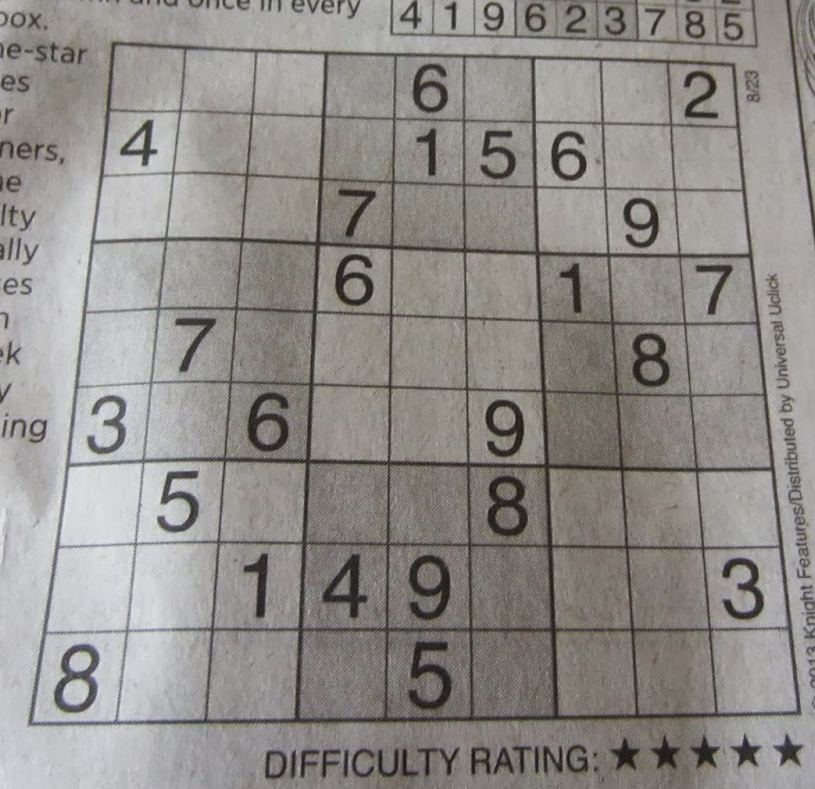
#> input picture MasterOpenCV_Alberto/7/sudoku.png, 815 x 789 px
$ python thresholding_scikit_image_techniques.py
#> lines starting #> are read from the running program, lines starting #| are printed output that depends on the picture; after the words box and inside, x2 and y2 are one past the last pixel; in counts of white or black regions, pixels touching at a corner belong together
"""
Thresholding example (Otsu's binarization algorithm) using scikit-image
"""

# Import required packages:
import cv2
import matplotlib.pyplot as plt
from skimage.filters import (threshold_otsu, threshold_triangle, threshold_niblack, threshold_sauvola)
from skimage import img_as_ubyte


def show_img_with_matplotlib(color_img, title, pos):
    """Shows an image using matplotlib capabilities"""

    # Convert BGR image to RGB
    img_RGB = color_img[:, :, ::-1]

    ax = plt.subplot(2, 3, pos)
    plt.imshow(img_RGB)
    plt.title(title)
    plt.axis('off')


# Create the dimensions of the figure and set title:
fig = plt.figure(figsize=(12, 8))
plt.suptitle("Thresholding scikit-image (Otsu, Triangle, Niblack, Sauvola)", fontsize=14, fontweight='bold')
fig.patch.set_facecolor('silver')

# Load the image and convert it to grayscale:
image = cv2.imread('sudoku.png')
#> image is the input picture: shape (789, 815, 3); mean B, G, R 136.9, 140.8, 143.8
gray_image = cv2.cvtColor(image, cv2.COLOR_BGR2GRAY)

# Calculate histogram (only for visualization):
hist = cv2.calcHist([gray_image], [0], None, [256], [0, 256])
#> hist = 256 values, max 9484 at index 148, min 0 at index 0, mean 2511.9

# Trying Otsu's scikit-image algorithm:
thresh_otsu = threshold_otsu(gray_image)
#> thresh_otsu = 134
binary_otsu = gray_image > thresh_otsu
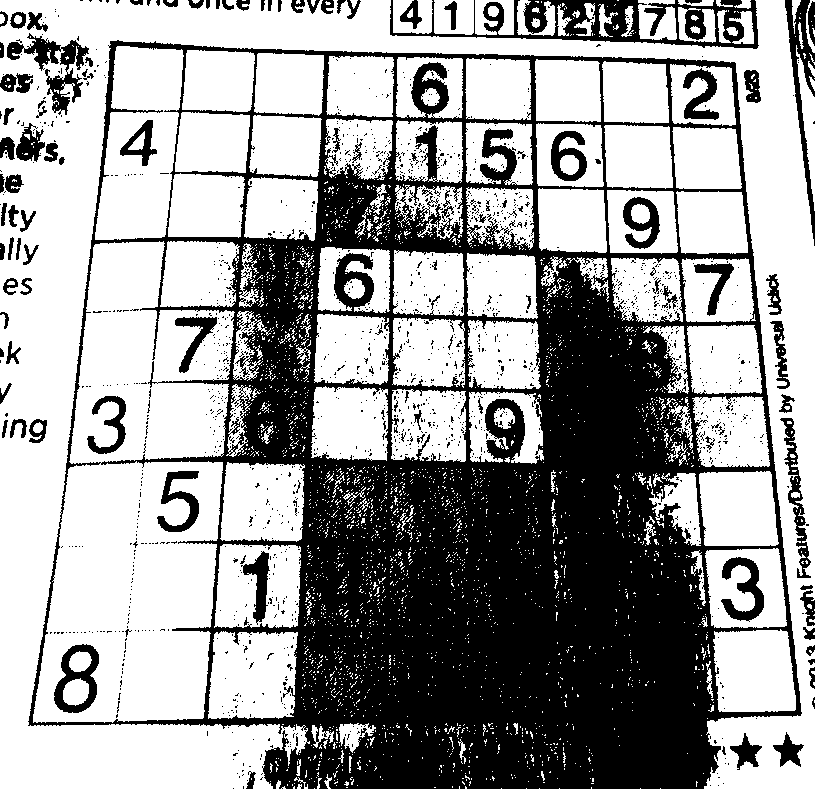
#> binary_otsu: shape (789, 815) bool; 61.4% white; 1642 black regions (1530 under 20 px), largest, box (x1, y1, x2, y2) and area: (28, 40, 802, 789) 211369, (390, 0, 759, 49) 6668, (7, 33, 89, 115) 2032
binary_otsu = img_as_ubyte(binary_otsu)

# Trying Niblack's scikit-image algorithm:
thresh_niblack = threshold_niblack(gray_image, window_size=25, k=0.8)
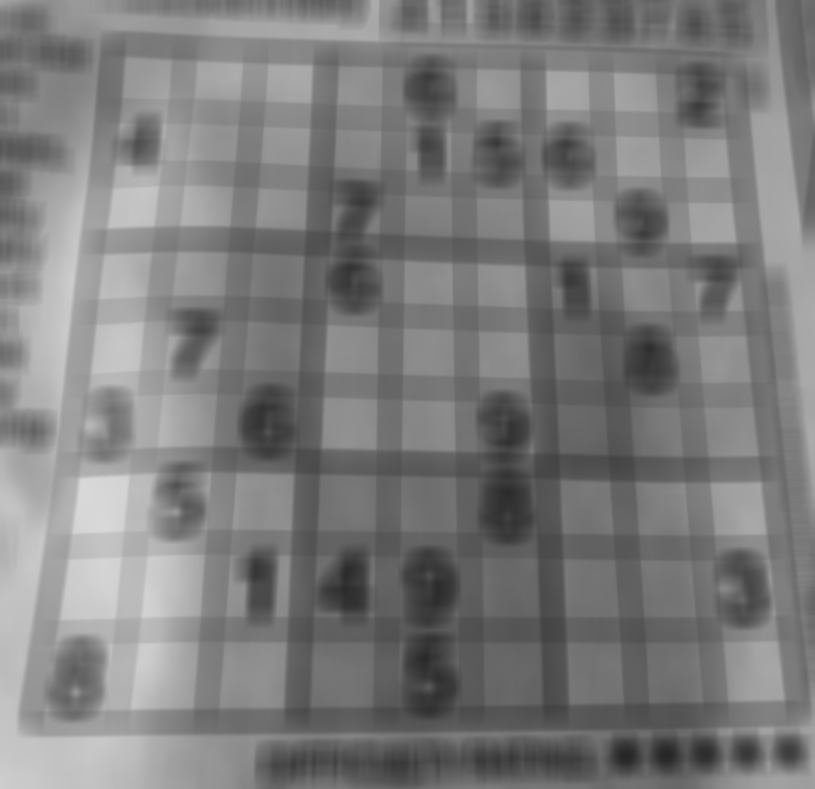
#> thresh_niblack: shape (789, 815) float64; min 39.03, max 217.1, mean 124.5
binary_niblack = gray_image > thresh_niblack
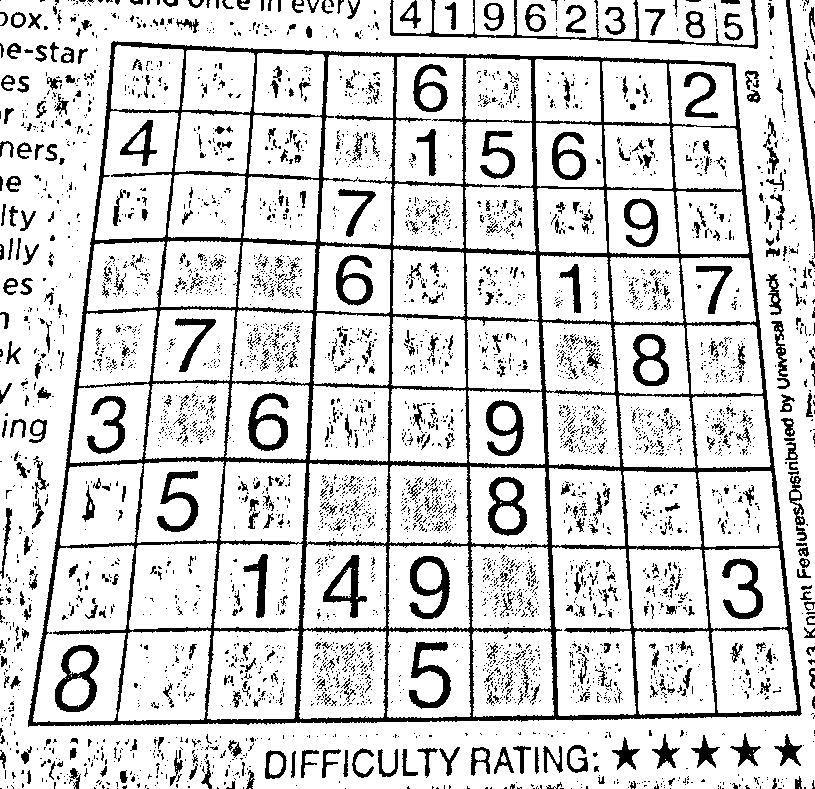
#> binary_niblack: shape (789, 815) bool; 83% white; 4317 black regions (3787 under 20 px), largest, box (x1, y1, x2, y2) and area: (28, 41, 802, 727) 45355, (390, 0, 758, 49) 1652, (55, 645, 99, 712) 1197
binary_niblack = img_as_ubyte(binary_niblack)

# Trying Sauvola's scikit-image algorithm:
thresh_sauvola = threshold_sauvola(gray_image, window_size=25)
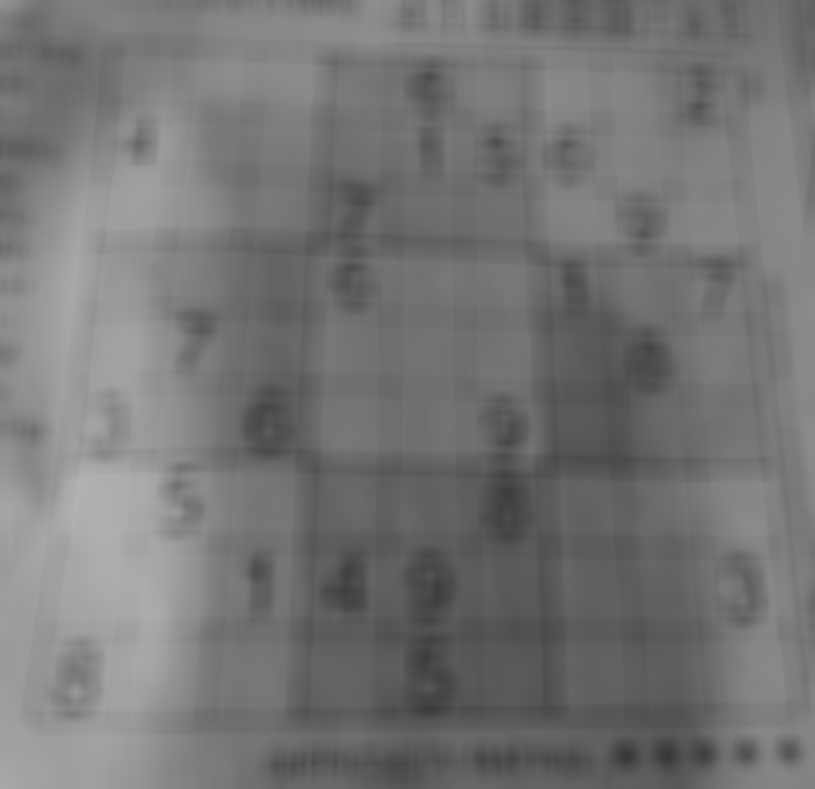
#> thresh_sauvola: shape (789, 815) float64; min 56.1, max 177.7, mean 117.4
binary_sauvola = gray_image > thresh_sauvola
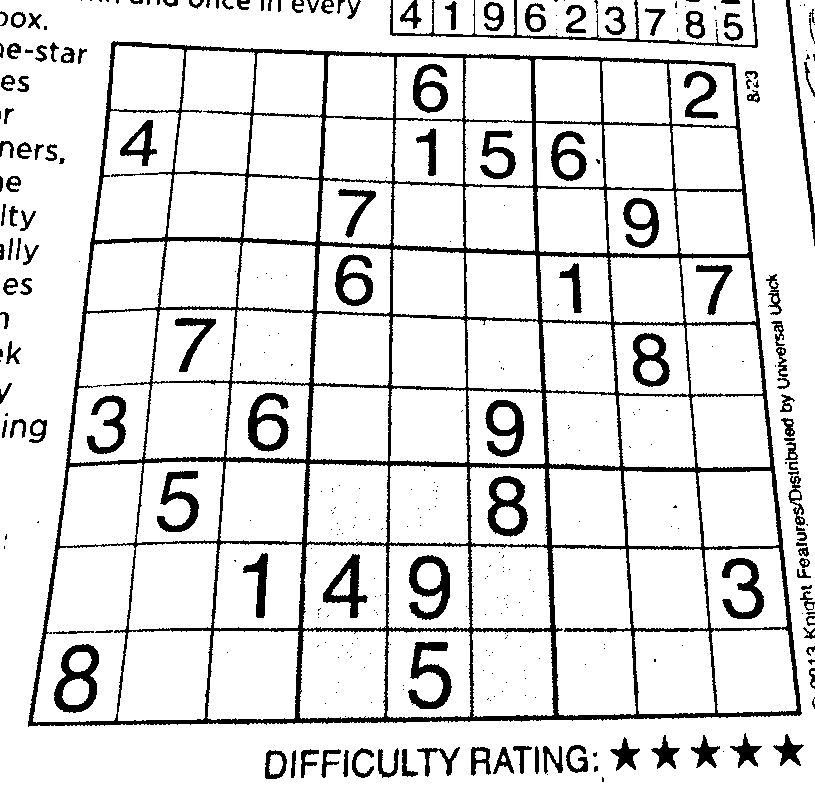
#> binary_sauvola: shape (789, 815) bool; 87.2% white; 348 black regions (204 under 20 px), largest, box (x1, y1, x2, y2) and area: (28, 41, 802, 727) 44126, (390, 0, 758, 48) 1539, (54, 644, 99, 713) 1394
binary_sauvola = img_as_ubyte(binary_sauvola)

# Trying triangle scikit-image algorithm:
thresh_triangle = threshold_triangle(gray_image)
#> thresh_triangle = 96
binary_triangle = gray_image > thresh_triangle
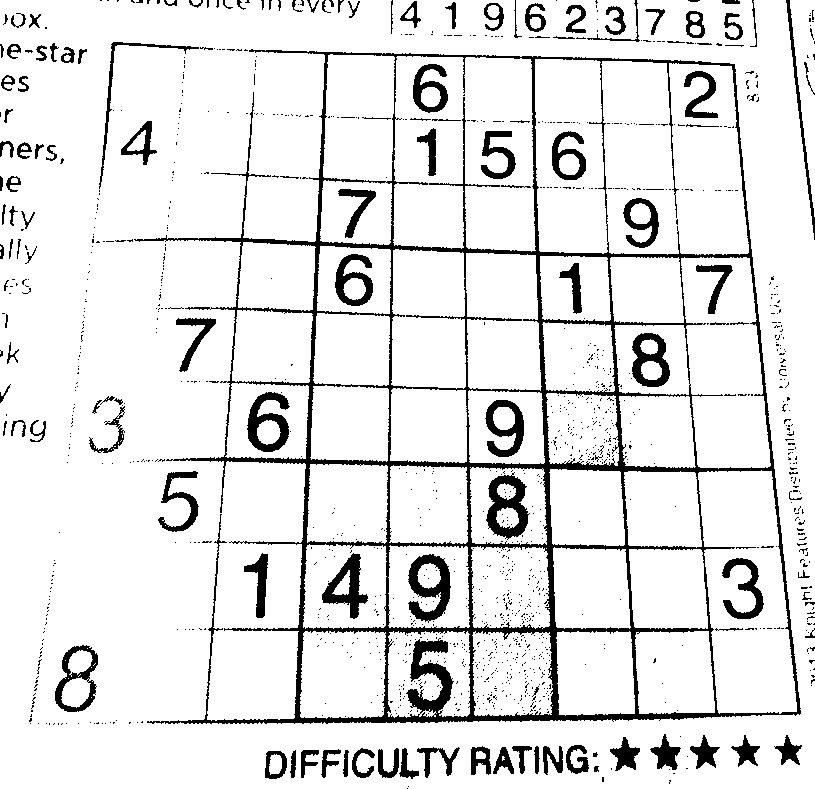
#> binary_triangle: shape (789, 815) bool; 89.4% white; 1360 black regions (1226 under 20 px), largest, box (x1, y1, x2, y2) and area: (134, 49, 801, 724) 32590, (408, 554, 451, 623) 1512, (486, 472, 530, 540) 1473
binary_triangle = img_as_ubyte(binary_triangle)

# Plot all the images:
show_img_with_matplotlib(image, "image", 1)
show_img_with_matplotlib(cv2.cvtColor(gray_image, cv2.COLOR_GRAY2BGR), "gray img", 2)
show_img_with_matplotlib(cv2.cvtColor(binary_otsu, cv2.COLOR_GRAY2BGR), "Otsu's binarization (scikit-image)", 3)
show_img_with_matplotlib(cv2.cvtColor(binary_triangle, cv2.COLOR_GRAY2BGR), "Triangle binarization (scikit-image)", 4)
show_img_with_matplotlib(cv2.cvtColor(binary_niblack, cv2.COLOR_GRAY2BGR), "Niblack's binarization (scikit-image)", 5)
show_img_with_matplotlib(cv2.cvtColor(binary_sauvola, cv2.COLOR_GRAY2BGR), "Sauvola's binarization (scikit-image)", 6)

# Show the Figure:
plt.show()

$ run again, with MasterOpenCV_Alberto/7/leaf-noise.png copied over MasterOpenCV_Alberto/7/sudoku.png
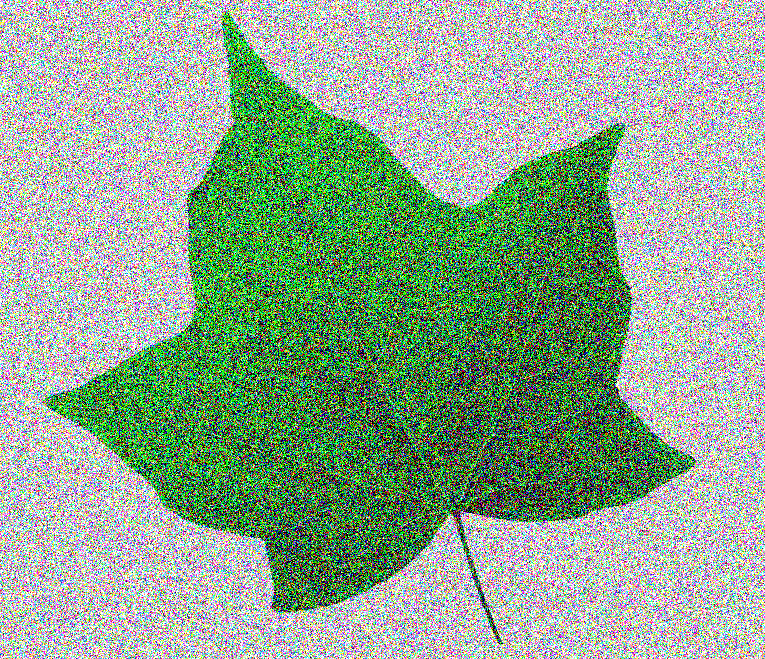
#> input picture MasterOpenCV_Alberto/7/leaf-noise.png, 765 x 659 px
#> image is the input picture: shape (659, 765, 3); mean B, G, R 143.7, 166.8, 143.8
#> hist = 256 values, max 39713 at index 255, min 662 at index 2, mean 1969.3
#> thresh_otsu = 139
#> `binary_otsu = gray_image > thresh_otsu`:
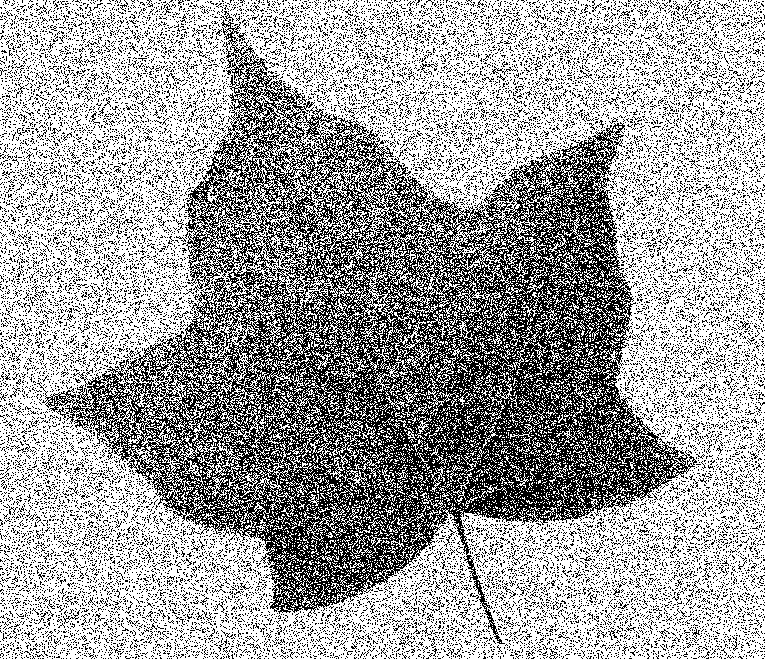
#> binary_otsu: shape (659, 765) bool; 63.6% white; black in thin lines or dots
#> thresh_triangle = 253
#> `binary_triangle = gray_image > thresh_triangle`:
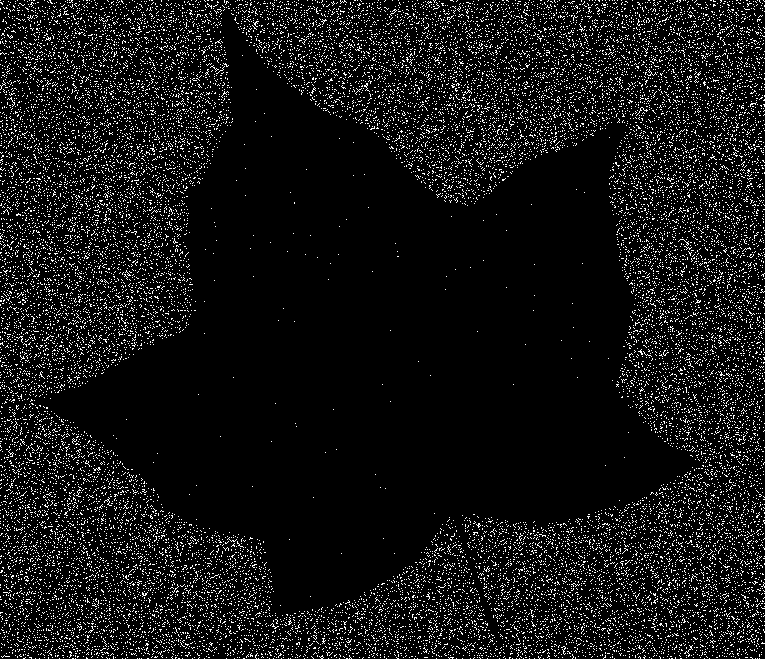
#> binary_triangle: shape (659, 765) bool; 8.3% white in thin lines or dots
#> img_RGB: shape (659, 765, 3); 63.6% white; black in thin lines or dots
#> img_RGB: shape (659, 765, 3); 8.3% white in thin lines or dots
#> img_RGB: shape (659, 765, 3); 75.6% white; black in thin lines or dots
#> img_RGB: shape (659, 765, 3); 62.9% white; black in thin lines or dots

$ run again, with MasterOpenCV_Alberto/7/cat.jpeg saved as MasterOpenCV_Alberto/7/sudoku.png
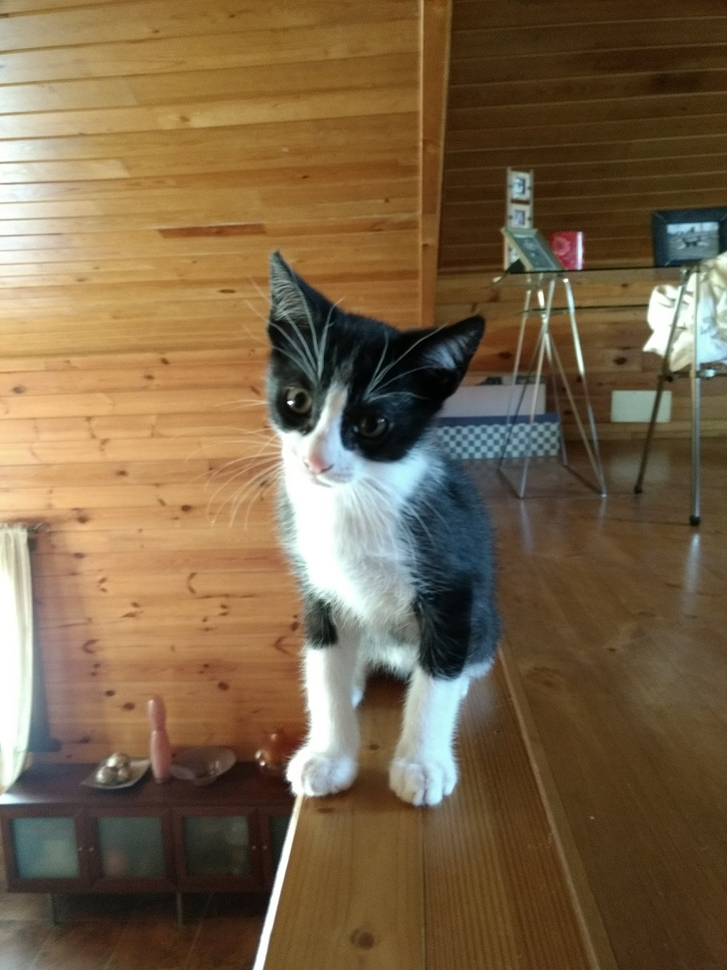
#> input picture MasterOpenCV_Alberto/7/cat.jpeg, 727 x 970 px, shrunk from 864 x 1152 before the run
#> image is the input picture: shape (970, 727, 3); mean B, G, R 71.9, 100.5, 121.7
#> hist = 256 values, max 6675 at index 56, min 13 at index 0, mean 2754.6
#> thresh_otsu = 117
#> `binary_sauvola = gray_image > thresh_sauvola`:
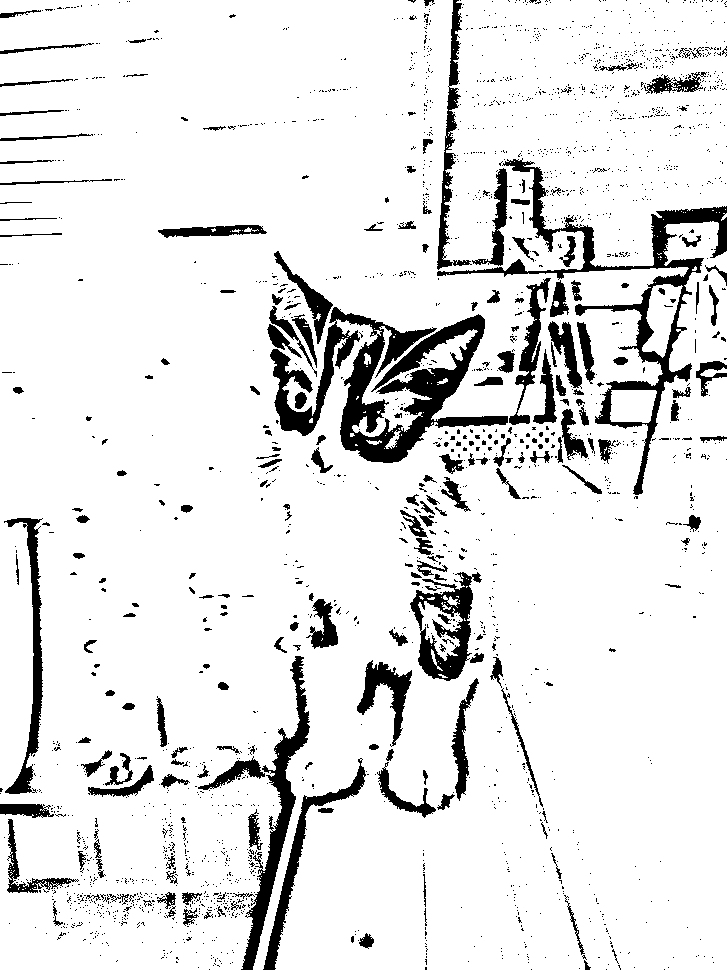
#> binary_sauvola: shape (970, 727) bool; 89.7% white; 2317 black regions (2095 under 20 px), largest, box (x1, y1, x2, y2) and area: (270, 307, 508, 463) 13312, (437, 158, 727, 495) 8642, (241, 656, 310, 970) 4254
#> thresh_triangle = 104
#> `binary_triangle = gray_image > thresh_triangle`:
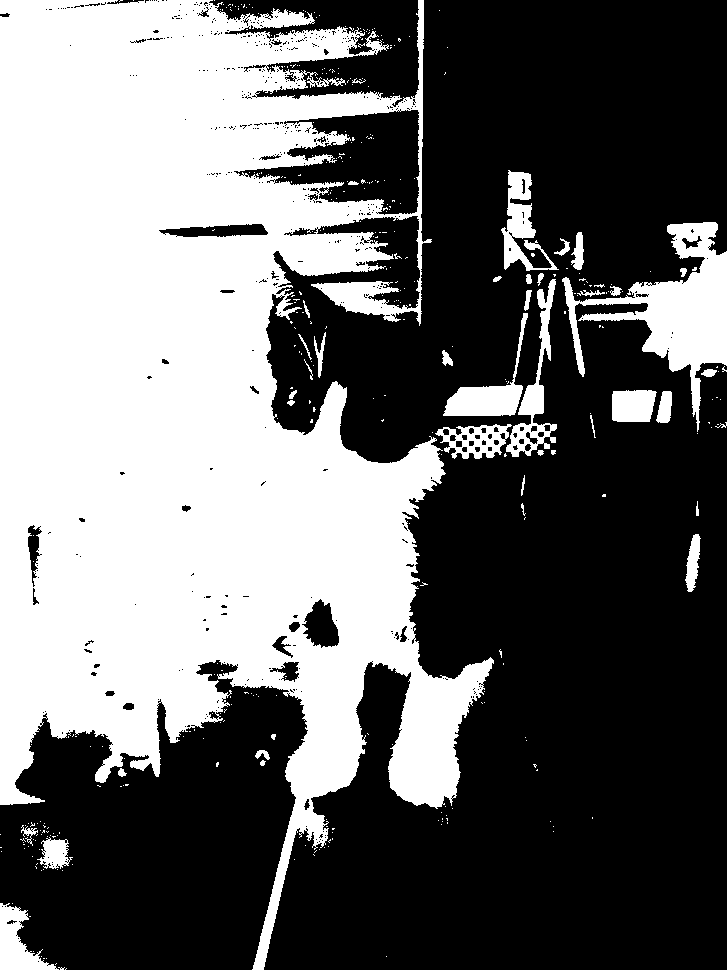
#> binary_triangle: shape (970, 727) bool; 41.8% white; 391 white regions (348 under 20 px), largest, box (x1, y1, x2, y2) and area: (0, 0, 494, 970) 268544, (562, 222, 727, 432) 10716, (506, 279, 557, 457) 2361
#> img_RGB: shape (970, 727, 3); 36% white; 434 white regions (377 under 20 px), largest, box (x1, y1, x2, y2) and area: (0, 3, 494, 970) 231843, (640, 248, 727, 409) 7423, (446, 385, 522, 416) 1773
#> img_RGB: shape (970, 727, 3); 85.1% white; 10019 black regions (9159 under 20 px), largest, box (x1, y1, x2, y2) and area: (0, 81, 415, 116) 1988, (0, 52, 413, 87) 1645, (0, 15, 351, 55) 1404
